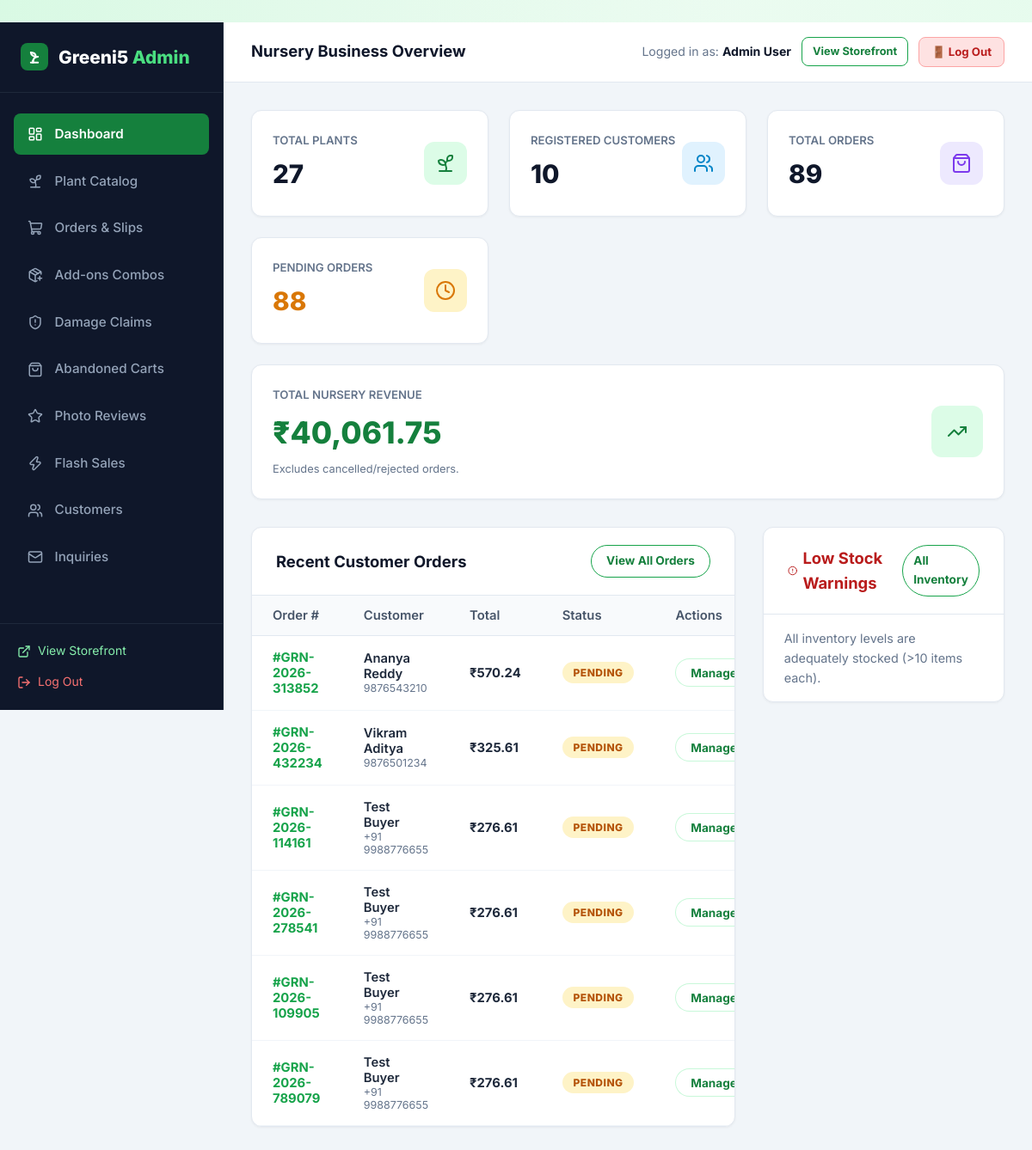
The app's page /admin/dashboard (signed in), older data.
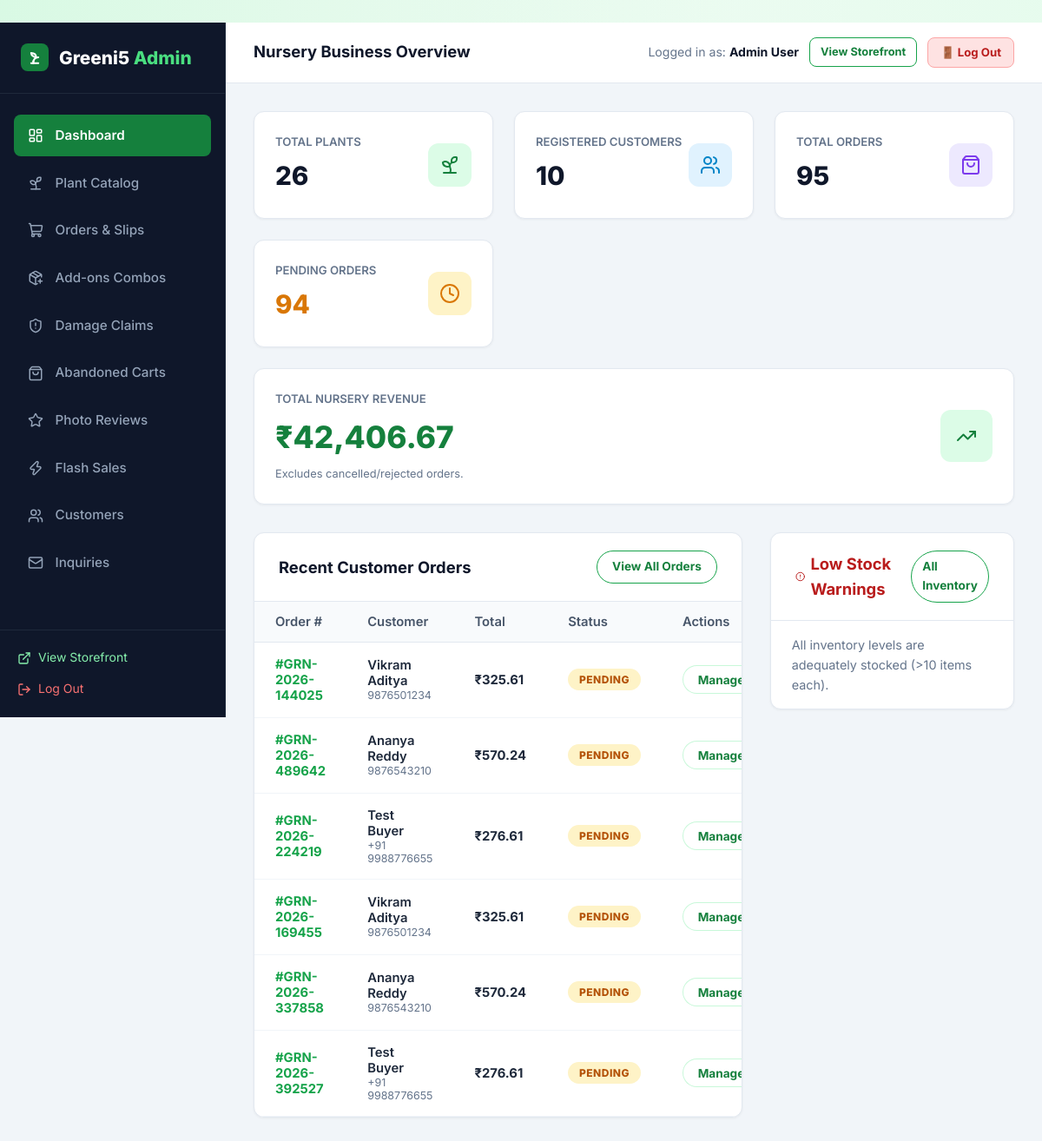
The same page, newer data.
### tables this page shows
CREATE TABLE orders (
    id INTEGER PRIMARY KEY AUTOINCREMENT,
    order_number TEXT UNIQUE NOT NULL,
    user_id INTEGER,
    customer_name TEXT NOT NULL,
    customer_email TEXT NOT NULL,
    customer_phone TEXT NOT NULL,
    shipping_address TEXT NOT NULL,
    city TEXT NOT NULL,
    state TEXT NOT NULL,
    pincode TEXT NOT NULL,
    payment_method TEXT NOT NULL DEFAULT 'COD',
    payment_status TEXT NOT NULL DEFAULT 'Pending',
    order_status TEXT NOT NULL DEFAULT 'Pending',
    total_amount REAL NOT NULL,
    notes TEXT,
    created_at TIMESTAMP DEFAULT CURRENT_TIMESTAMP, courier_name TEXT DEFAULT '', tracking_number TEXT DEFAULT '', tracking_url TEXT DEFAULT '', invoice_number TEXT DEFAULT '', is_gift INTEGER DEFAULT 0, gift_recipient_name TEXT DEFAULT '', gift_message TEXT DEFAULT '', gift_wrap_fee REAL DEFAULT 0.0,
    FOREIGN KEY (user_id) REFERENCES users(id) ON DELETE SET NULL
);

### app.py (the view)
@app.route('/admin')
@app.route('/admin/dashboard')
@admin_required
def admin_dashboard():
    total_plants = query_db('SELECT COUNT(*) as cnt FROM plants', one=True)['cnt']
    total_customers = query_db('SELECT COUNT(*) as cnt FROM users WHERE role = "customer"', one=True)['cnt']
    total_orders = query_db('SELECT COUNT(*) as cnt FROM orders', one=True)['cnt']
    pending_orders = query_db('SELECT COUNT(*) as cnt FROM orders WHERE order_status = "Pending"', one=True)['cnt']
    revenue_res = query_db('SELECT SUM(total_amount) as rev FROM orders WHERE order_status != "Rejected"', one=True)
    total_revenue = revenue_res['rev'] or 0.0
    recent_orders = query_db('''
        SELECT * FROM orders ORDER BY created_at DESC LIMIT 6
    ''')
    low_stock_plants = query_db('''
        SELECT p.*, c.name as category_name
        FROM plants p
        JOIN categories c ON p.category_id = c.id
        WHERE p.stock <= 10
        ORDER BY p.stock ASC LIMIT 5
    ''')
    category_counts = query_db('''
        SELECT c.name, COUNT(p.id) as plant_count
        FROM categories c
        LEFT JOIN plants p ON c.id = p.category_id
        GROUP BY c.id
    ''')
    return render_template(
        'admin/dashboard.html',
        total_plants=total_plants,
        total_customers=total_customers,
        total_orders=total_orders,
        pending_orders=pending_orders,
        total_revenue=total_revenue,
        recent_orders=recent_orders,
        low_stock_plants=low_stock_plants,
        category_counts=category_counts
    )

### app.py (called while the page is built)
@app.after_request
def add_cache_control_headers(response):
    if response.content_type and 'text/html' in response.content_type:
        response.headers['Cache-Control'] = 'no-cache, no-store, must-revalidate, max-age=0'
        response.headers['Pragma'] = 'no-cache'
        response.headers['Expires'] = '0'
    return response

@app.template_filter('currency')
def currency_filter(amount):
    try:
        val = float(amount)
        return f"₹{val:,.2f}".rstrip('0').rstrip('.') if val % 1 == 0 else f"₹{val:,.2f}"
    except (ValueError, TypeError):
        return f"₹{amount}"

@app.template_filter('status_badge')
def status_badge_filter(status):
    mapping = {
        'Pending': 'badge-pending',
        'Accepted': 'badge-accepted',
        'Packed': 'badge-packed',
        'Shipped': 'badge-shipped',
        'Delivered': 'badge-delivered',
        'Rejected': 'badge-rejected'
    }
    return mapping.get(status, 'badge-secondary')

### database.py (called while the page is built)
def get_db():
    db = getattr(g, '_database', None)
    if db is None:
        db = g._database = sqlite3.connect(DATABASE)
        db.row_factory = sqlite3.Row
        db.execute('PRAGMA foreign_keys = ON;')
    return db

### templates/admin/dashboard.html (shortened to what the changed rows need)
﻿{% extends "admin/base_admin.html" %}
{% block admin_content %}
<div class="metrics-grid">
  <div class="metric-card">
    <div class="metric-info">
      <h4>Total Plants</h4>
      <div class="metric-value">{{ total_plants }}</div>
    </div>
  </div>
  <div class="metric-card">
    <div class="metric-info">
      <h4>Total Orders</h4>
      <div class="metric-value">{{ total_orders }}</div>
    </div>
  </div>
  <div class="metric-card">
    <div class="metric-info">
      <h4>Pending Orders</h4>
      <div class="metric-value" style="color: #d97706;">{{ pending_orders }}</div>
    </div>
  </div>
  <div class="metric-card" style="grid-column: 1 / -1;">
    <div class="metric-info">
      <h4>Total Nursery Revenue</h4>
      <div class="metric-value" style="color: #15803d; font-size: 2.2rem;">{{ total_revenue | currency }}</div>
      <p style="font-size: 0.8rem; color: #64748b; margin-top: 0.25rem;">Excludes cancelled/rejected orders.</p>
    </div>
  </div>
</div>
<div style="display: grid; grid-template-columns: 2fr 1fr; gap: 2rem; align-items: start;">
  <div class="admin-card">
    <div class="table-responsive">
      <table class="admin-table">
        <thead>
          <tr>
            <th>Order #</th>
            <th>Customer</th>
            <th>Total</th>
            <th>Status</th>
            <th>Actions</th>
          </tr>
        </thead>
        <tbody>
          {% for ord in recent_orders %}
            <tr>
              <td style="font-weight: 700; color: var(--primary);">#{{ ord.order_number }}</td>
              <td>
                <div style="font-weight: 600;">{{ ord.customer_name }}</div>
                <div style="font-size: 0.78rem; color: #64748b;">{{ ord.customer_phone }}</div>
              </td>
              <td style="font-weight: 700;">{{ ord.total_amount | currency }}</td>
              <td>
                <span class="badge {{ ord.order_status | status_badge }}">{{ ord.order_status }}</span>
              </td>
              <td>
                <a href="{{ url_for('admin_orders') }}" class="btn btn-secondary btn-sm" title="View in orders manager">Manage</a>
              </td>
            </tr>
          {% endfor %}
        </tbody>
      </table>
    </div>
  </div>
</div>
{% endblock %}

Row changes from the older to the newer data that the page shows:
no longer on this page (row unchanged): orders: order_number "GRN-2026-313852", customer_name "Ananya Reddy", customer_phone "9876543210", total_amount "₹570.24", order_status "PENDING"
no longer on this page (row unchanged): orders: order_number "GRN-2026-432234", customer_name "Vikram Aditya", customer_phone "9876501234", total_amount "₹325.61", order_status "PENDING"
no longer on this page (row unchanged): orders: order_number "GRN-2026-114161", customer_name "Test Buyer", customer_phone "+91 9988776655", total_amount "₹276.61", order_status "PENDING"
no longer on this page (row unchanged): orders: order_number "GRN-2026-278541", customer_name "Test Buyer", customer_phone "+91 9988776655", total_amount "₹276.61", order_status "PENDING"
no longer on this page (row unchanged): orders: order_number "GRN-2026-109905", customer_name "Test Buyer", customer_phone "+91 9988776655", total_amount "₹276.61", order_status "PENDING"
no longer on this page (row unchanged): orders: order_number "GRN-2026-789079", customer_name "Test Buyer", customer_phone "+91 9988776655", total_amount "₹276.61", order_status "PENDING"
added orders: order_number "GRN-2026-144025", customer_name "Vikram Aditya", customer_phone "9876501234", total_amount "₹325.61", order_status "PENDING"
added orders: order_number "GRN-2026-489642", customer_name "Ananya Reddy", customer_phone "9876543210", total_amount "₹570.24", order_status "PENDING"
added orders: order_number "GRN-2026-224219", customer_name "Test Buyer", customer_phone "+91 9988776655", total_amount "₹276.61", order_status "PENDING"
added orders: order_number "GRN-2026-169455", customer_name "Vikram Aditya", customer_phone "9876501234", total_amount "₹325.61", order_status "PENDING"
added orders: order_number "GRN-2026-337858", customer_name "Ananya Reddy", customer_phone "9876543210", total_amount "₹570.24", order_status "PENDING"
added orders: order_number "GRN-2026-392527", customer_name "Test Buyer", customer_phone "+91 9988776655", total_amount "₹276.61", order_status "PENDING"
Text that changed along with them:
{{ total_plants }}: "27" → "26"
{{ total_orders }}: "89" → "95"
{{ pending_orders }}: "88" → "94"
{{ total_revenue | currency }}: "₹40,061.75" → "₹42,406.67"
